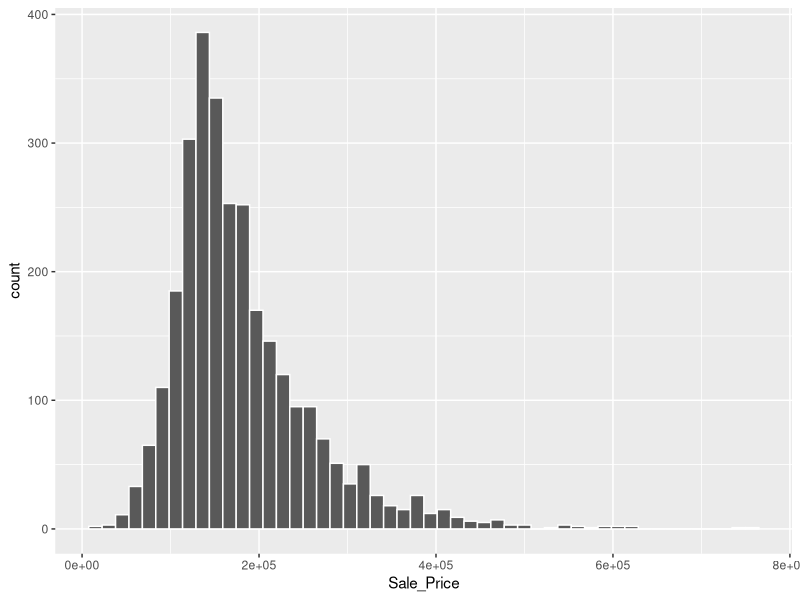
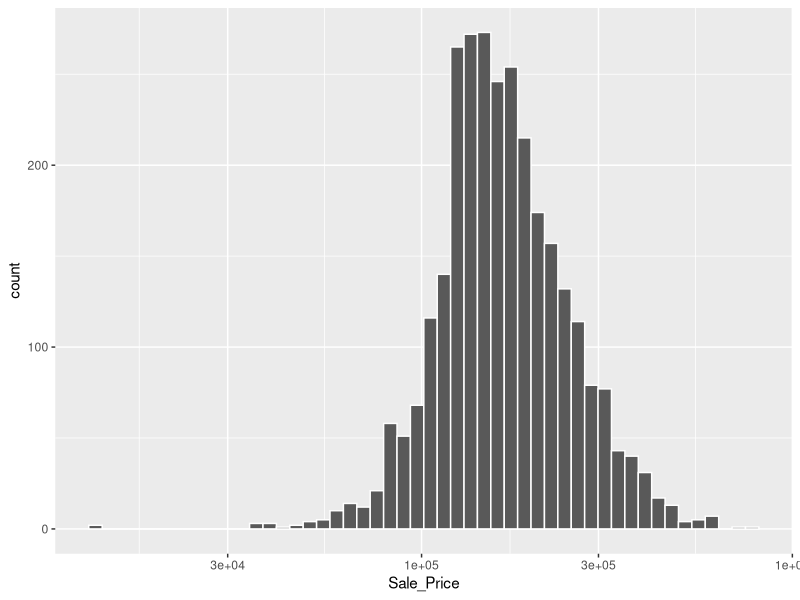

Write the R code that produced these figures, in order.
library(tidyverse)
library(modeldata)
library(kableExtra)


dataRaw <- ames

# Plot House Selling Price
ggplot(ames, aes(x = Sale_Price)) + 
  geom_histogram(bins = 50, col= "white")

# Scale Sale Price to log(Bas 10)
ggplot(ames, aes(x = Sale_Price)) + 
  geom_histogram(bins = 50, col= "white") +
  scale_x_log10()

# Make Sale Price log in data
dataTran <- dataRaw %>% mutate(Sale_Price = log10(Sale_Price))

# Make KableExtra Table of Selling Price, Garage Area
dataRaw %>%
  select(Sale_Price, Garage_Area,Neighborhood) %>%
  group_by(Neighborhood) %>%
  summarise(Mean_Sale_Price = mean(Sale_Price),
            Mean_Garage_Area = mean(Garage_Area)) %>%
  kbl() %>%
  kable_paper(bootstrap_options = "striped", full_width = F)
